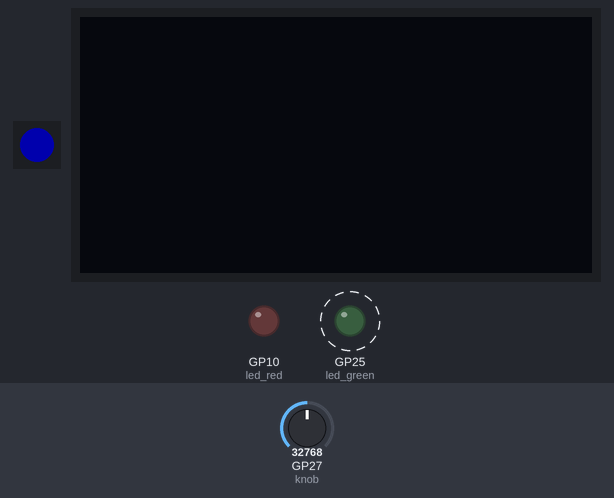
Recording of a program running on a simulated Raspberry Pi Pico running MicroPython. On the bench: 1 RGB LEDs in strip order, left to right, 128×64 one-colour display, output pins drawn as LEDs (lit = HIGH). Dashed ring = blinking. Inputs (shaded band) come from the test bench; at power-on: GP27 (knob) = 32768 (analog values on the 0–65535 scale). Dim RGB values are drawn brighter than linear.

Above: at 1.3 s.
1.4 s: GP27 (knob) set to 720
At 2.1 s:
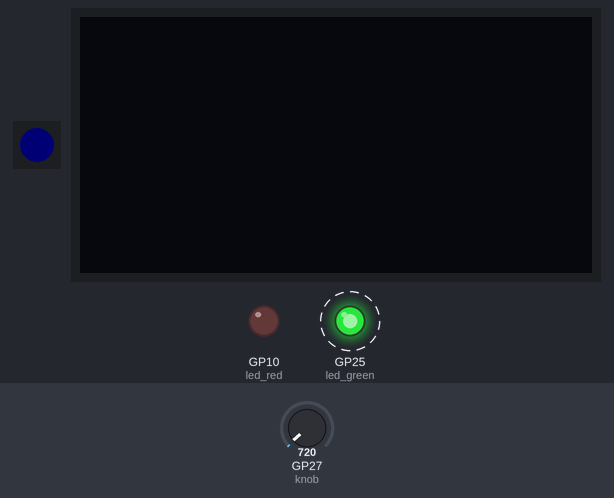
3.2 s: GP27 (knob) set to 576
At 4.2 s:
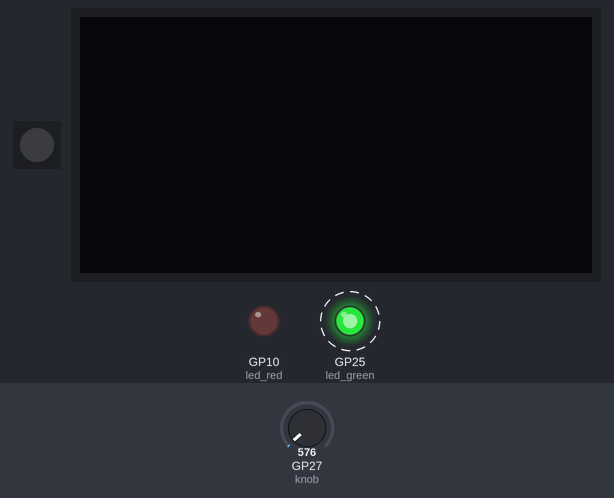
6.2 s: GP27 (knob) set to 7864
At 7.4 s:
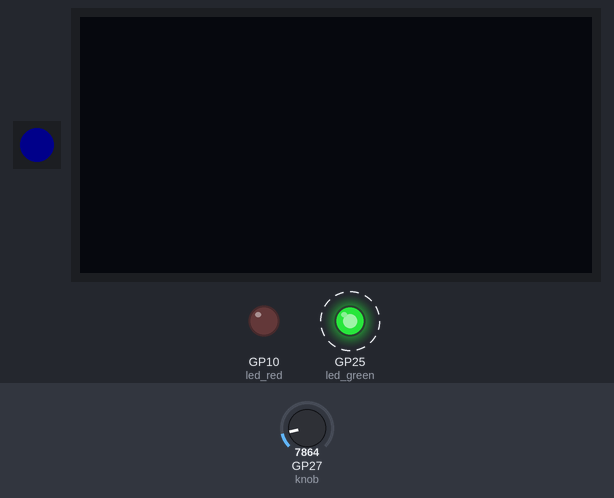
8.0 s: GP27 (knob) set to 0
At 9.0 s:
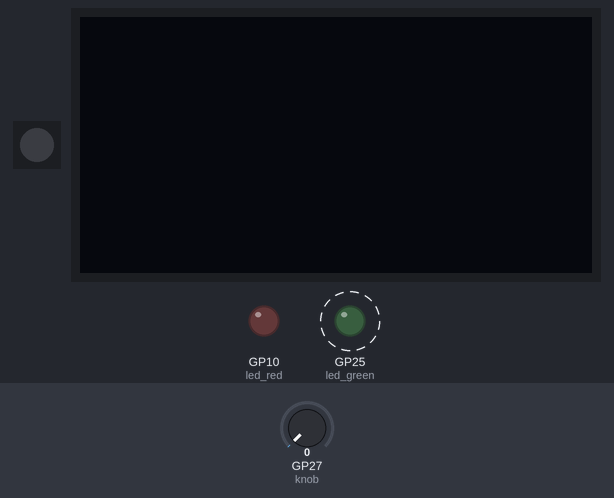
Timing chart, 0 to 12.0 s (numbered marks = the images above; inputs shaded):
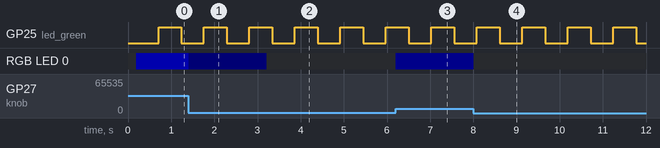

Measured:
- the behaviour switches between 656 and 640 on GP27 (knob) (found by bisection; images 1 and 2)
- after the input at 1.4 s, RGB LED 0: RGB(0, 0, 50) → RGB(0, 0, 1) at once
- after the input at 3.2 s, RGB LED 0: RGB(0, 0, 1) → off at once
- after the input at 6.2 s, RGB LED 0: off → RGB(0, 0, 11) at once
- after the input at 8.0 s, RGB LED 0: RGB(0, 0, 11) → off at once
- by itself, GP25 (led_green): alternates HIGH for 0.53 s and LOW for 0.53 s

The program:

main.py
```python
from machine import Pin
from machine import ADC
from machine import Timer
from neopixel import NeoPixel
from oled import *
import time


############### Hardware Initialize ################
# GPIO configuration for KEY module
# KEY -> GPIO3
# IO interrupt is used
gpio_num_KEY = 3
key = Pin(gpio_num_KEY, Pin.IN, Pin.PULL_UP) # Set GPIO as Input, Pull-up mode

# GPIO configuration for LED module
# LED -> GPIO10
# LED is in "current sink" configuration, Which means logic=1 -> turn off, logic=0 -> turn on
gpio_num_LED = 10
led_red = Pin(gpio_num_LED, Pin.OUT) # Set GPIO as Output

# GPIO configuration for Pico's onboard LED
led_green = Pin('LED', Pin.OUT) # Set GPIO as Output

# ADC for VOL_ADJ module
gpio_knob = 27
knob = ADC(Pin(gpio_knob))

# RGB LED
rgb_led_num = 22
rgb_led_pin = Pin(rgb_led_num, Pin.OUT)
rgb_led     = NeoPixel(rgb_led_pin, 1)

# OLED Display
OLED = OLED_1inch5()
OLED.fill(0x0)
OLED.text("Start!", 1, 64, OLED.white)
OLED.show()

############## Interrupt Request Setup ################
SYSTICK_MAX = 1000000
systick = 0
def key_handler(pin):
    global toggle_ready
    toggle_ready = True

def timer_handler(tim):
    global SYSTICK_MAX
    global systick
    systick += 1
    if systick > SYSTICK_MAX:
        systick = 0

# Timer for scheduler
tick_period_ms = 1 # Set time duration (ms) per tick
tim = Timer()
tim.init(period=tick_period_ms, mode=Timer.PERIODIC, callback=timer_handler)

# Set interrupt mode for GPIO
# Falling Edge type
key.irq(trigger=Pin.IRQ_FALLING,handler=key_handler)


######################### Tasks #########################
class TaskSchedule:
    def __init__(self, period, systick_max, callback, priority=0):
        self.period = period
        self.tick_previous=0
        self.systick_max = systick_max
        self.callback = callback
        self.priority = priority

    def updateTick(self, systick):
        self.tick_previous = systick

    def isready(self, systick):
        tick_diff=0
        if systick >= self.tick_previous:
            tick_diff = systick - self.tick_previous
        else:
            tick_diff = systick + systick_max - self.tick_previous

        if tick_diff >= self.period:
            return True
        return False

    def run(self):
        self.callback()

# Task1 : Blinking onboard LED (GREEN) every 1 second
def task1():
    global led_green
    led_green.toggle()

# Task2 : Glowing LED (Red) whenever the KEY is pressed
def task2():
    global key
    global led_red
    global toggle_ready
    if toggle_ready:
        led_red.toggle()
        toggle_ready = False

# Task3 : Control the brighness of RGB_LED module (Set to Blue color) with VOL_ADJ module
def task3():
    global knob
    global brightness
    global rgb_led
    brightness = knob.read_u16()/65535*100
    red = 0
    green = 0
    blue = int(brightness)
    if blue > 100: blue = 100;
    rgb_led[0]=(red,green,blue)
    rgb_led.write()

# Task4 : Display brightness of RGB_LED on OLED display for every 3 second
def task4():
    global brightness
    global OLED
    OLED.fill(0x0)
    OLED.text("brightness=" + str(int(brightness)), 1, 64, OLED.white)
    OLED.show()


############### Main Program #################
t1 = TaskSchedule(period=500, systick_max=SYSTICK_MAX, callback=task1)
t2 = TaskSchedule(period=10,  systick_max=SYSTICK_MAX, callback=task2)
t3 = TaskSchedule(period=10,  systick_max=SYSTICK_MAX, callback=task3)
t4 = TaskSchedule(period=100, systick_max=SYSTICK_MAX, callback=task4)

# Initialize global variable for tasks
brightness = 0
toggle_ready = False

while True:
    # Task Scheduling, Check if task has already reached to its period to run
    # task 1
    if t1.isready(systick):
        t1.run()
        t1.updateTick(systick)
    # task 2
    if t2.isready(systick):
        t2.run()
        t2.updateTick(systick)
    # task 3
    if t3.isready(systick):
        t3.run()
        t3.updateTick(systick)
    # task 4
    if t4.isready(systick):
        t4.run()
        t4.updateTick(systick)
```

oled.py
```python
from machine import Pin,I2C
import framebuf
import time


class OLED_1inch5(framebuf.FrameBuffer):
    def __init__(self,i2c_num=1,i2c_scl=7,i2c_sda=6,i2c_freq=1_000_000):

        self.width  = 128
        self.height = 128

        self.rotate = 180 #only 0 and 180

        self.olde_addr = 0x3d

        self.i2c = I2C(id=i2c_num, scl=Pin(i2c_scl), sda=Pin(i2c_sda), freq=i2c_freq)


        self.temp = bytearray(2)
        self.buffer = bytearray(self.height * self.width//2)

        super().__init__(self.buffer, self.width, self.height, framebuf.GS4_HMSB)
        self.init_display()

        self.white =   0xf
        self.black =   0x0000

    def write_cmd(self, cmd):
        self.temp[0] = 0x00
        self.temp[1] = cmd
        self.i2c.writeto(self.olde_addr, self.temp)

    def write_data(self, buf):
        self.i2c.writeto(self.olde_addr, b'\x40'+buf)

    def init_display(self):
        """Initialize dispaly"""

        self.write_cmd(0xae)     #--turn off oled panel

        self.write_cmd(0x15)     #  set column address
        self.write_cmd(0x00)     #  start column   0
        self.write_cmd(0x7f)     #  end column   127

        self.write_cmd(0x75)     #   set row address
        self.write_cmd(0x00)     #  start row   0
        self.write_cmd(0x7f)     #  end row   127

        self.write_cmd(0x81)     # set contrast control
        self.write_cmd(0x80)

        self.write_cmd(0xa0)     # gment remap
        self.write_cmd(0x51)     #51

        self.write_cmd(0xa1)     # start line
        self.write_cmd(0x00)

        self.write_cmd(0xa2)     # display offset
        self.write_cmd(0x00)

        self.write_cmd(0xa4)     # rmal display
        self.write_cmd(0xa8)     # set multiplex ratio
        self.write_cmd(0x7f)

        self.write_cmd(0xb1)     # set phase leghth
        self.write_cmd(0xf1)

        self.write_cmd(0xb3)     # set dclk
        self.write_cmd(0x00)     #80Hz:0xc1 90Hz:0xe1   100Hz:0x00   110Hz:0x30 120Hz:0x50   130Hz:0x70     01

        self.write_cmd(0xab)     #
        self.write_cmd(0x01)     #

        self.write_cmd(0xb6)     # set phase leghth
        self.write_cmd(0x0f)

        self.write_cmd(0xbe)
        self.write_cmd(0x0f)

        self.write_cmd(0xbc)
        self.write_cmd(0x08)

        self.write_cmd(0xd5)
        self.write_cmd(0x62)

        self.write_cmd(0xfd)
        self.write_cmd(0x12)

        time.sleep(0.1)
        self.write_cmd(0xAF);#--turn on oled panel
    def setwindows(self, Xstart, Ystart, Xend, Yend):
        if((Xstart > self.width) or (Ystart > self.height) or (Xend > self.width) or (Yend > self.height)):
            return
        self.write_cmd(0x15)
        self.write_cmd(Xstart//2)
        self.write_cmd(Xend//2 - 1)

        self.write_cmd(0x75)
        self.write_cmd(Ystart)
        self.write_cmd(Yend - 1)

    def show(self):
        self.setwindows(0, 0, 128, 128)
        self.write_data(self.buffer)
        # for i in range(0, self.height):
        #     for j in range(0, self.width//2):
        #             self.write_data(self.buffer[j+self.width//2*i])
        return
```
